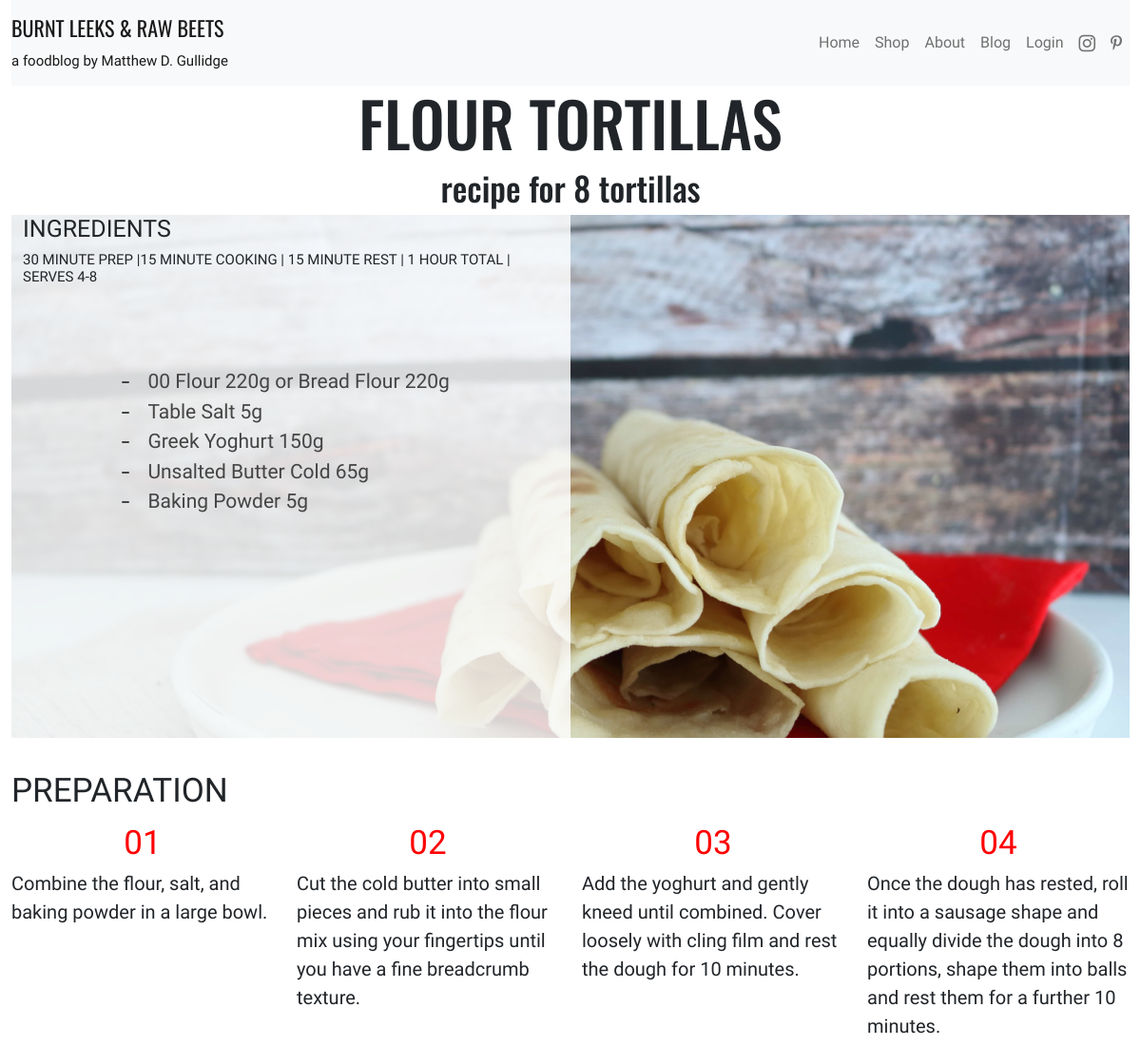
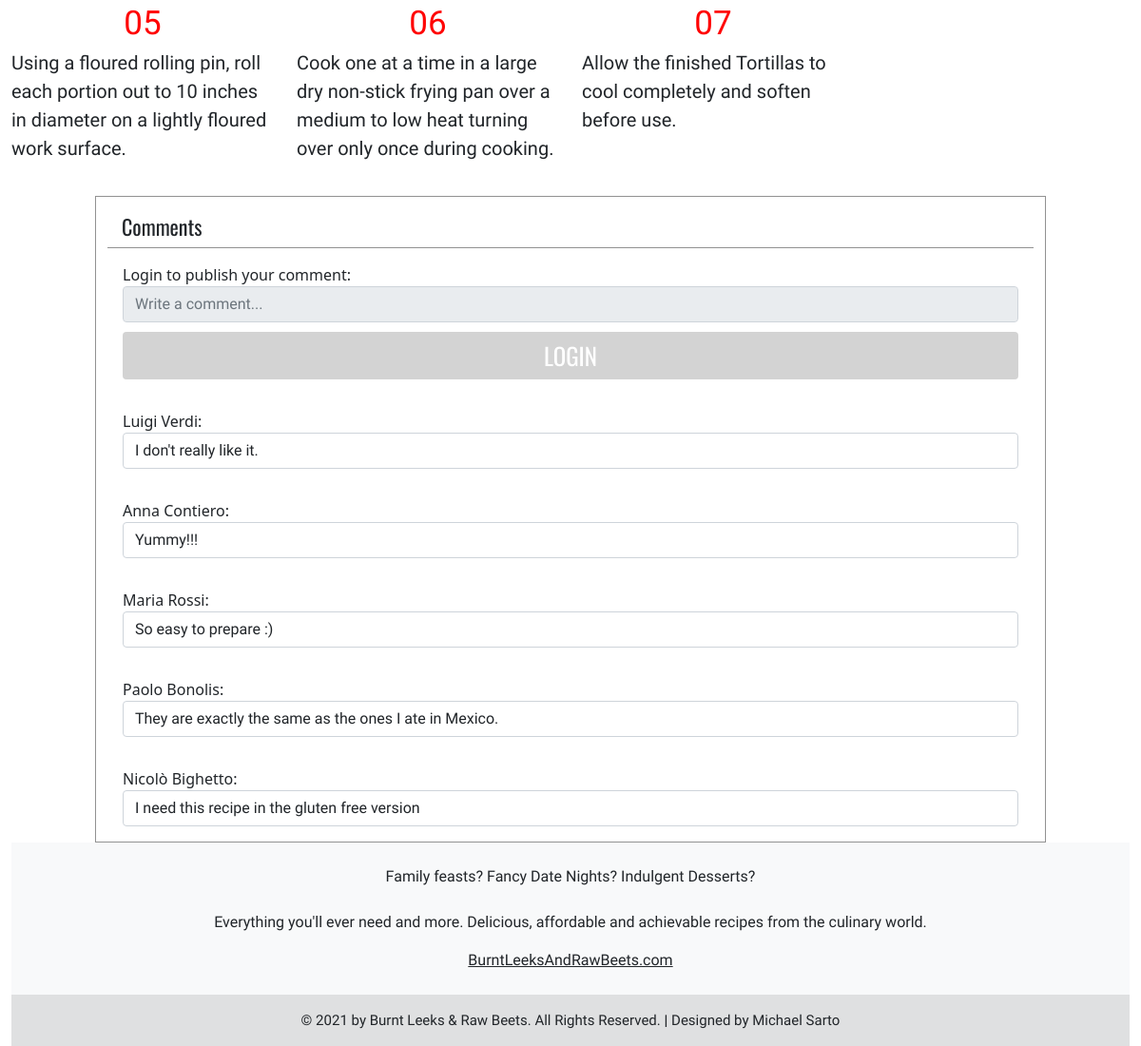
The page /recipe.php?recipe=2 on the database its author committed (2 pictures, top to bottom).
### tables this page shows
CREATE TABLE `recipes` (
  `IdRecipe` int(11) NOT NULL,
  `Title` varchar(255) DEFAULT NULL,
  `Preparation` text DEFAULT NULL,
  `State` tinyint(1) DEFAULT 1
);

CREATE TABLE `images` (
  `IdImage` int(11) NOT NULL,
  `Path` varchar(255) NOT NULL
);

CREATE TABLE `reviews` (
  `IdReview` int(11) NOT NULL,
  `Stars` int(11) NOT NULL,
  `Review` varchar(255) DEFAULT NULL,
  `IdUser` int(11) NOT NULL,
  `IdRecipe` int(11) NOT NULL
);

CREATE TABLE `users` (
  `IdUser` int(11) NOT NULL,
  `Name` varchar(255) DEFAULT NULL,
  `Surname` varchar(255) DEFAULT NULL,
  `Email` varchar(255) NOT NULL,
  `Password` varchar(255) NOT NULL,
  `Newsletter` tinyint(1) NOT NULL,
  `Category` int(11) NOT NULL
);

### DBHandler.php (called while the page is built, shortened)
<?php
class DBHandler
{
    private $db;
    public function getInstance()
    {
        return $this->db;
    }
    private function connect_database()
    {
        try {
            $connection_string = 'mysql:host=localhost;dbname=foodblog;charset=utf8';
            $connection_array = array(
                PDO::ATTR_ERRMODE => PDO::ERRMODE_EXCEPTION,
                PDO::ATTR_DEFAULT_FETCH_MODE => PDO::FETCH_ASSOC
            );
            $this->db = new PDO($connection_string, USER, PASSWORD, $connection_array);
        } catch (PDOException $e) {
            $this->db = null;
        }
    }
}

### DBHandlerObject.php (called while the page is built, shortened)
<?php
$dbh = new DBHandler();

### recipe.php (the view, shortened to what this page needs)
<!DOCTYPE html>
<html lang="en">
<head>
    <?php
    require_once("header.php");
    ?>
    <link rel="stylesheet" href="ingredients.css">
    <link rel="stylesheet" href="https://cdnjs.cloudflare.com/ajax/libs/rateYo/2.3.2/jquery.rateyo.min.css">
</head>
<body>
    <div class="container-fluid">
        <?php
        if (isset($_GET['recipe']) && is_numeric($_GET['recipe'])) {
            $stmt = $dbh->getInstance()->prepare("SELECT IdRecipe, Title, Preparation FROM recipes WHERE recipes.IdRecipe= :idRecipe");
            $stmt->bindParam(':idRecipe', $_GET['recipe']);
            $stmt->execute();
            $row = $stmt->fetch();
            $stmt2 = $dbh->getInstance()->prepare("SELECT images.Path from images INNER join recipesimages on recipesimages.IdImage=images.IdImage INNER join recipes on recipesimages.IdRecipe=recipes.IdRecipe WHERE recipesimages.IdRecipe=:idRecipe AND images.Path not like '%CUT%' ");
            $stmt2->bindParam(':idRecipe', $_GET['recipe']);
            $stmt2->execute();
            $row2 = $stmt2->fetch();
        } else {
            header('Location: blog.php');
        }
        require_once("navbar.php");
        echo '<header class="text-center logo">';
        echo '<h1 style="font-size: 65px">';
        $explode = explode(';', $row['Title']);
        $prepations = explode(';', $row['Preparation']);
        $title = $explode[0];
        $subtitle = $explode[1];
        echo $title . ' </h1>';
        echo '<h3 style="font-size: 35px">' . $subtitle . '</h3>';
        echo '</header>';
        ?>
        <div class="jumbotron" style="background-image:url('<?php echo $row2['Path']; ?>')!important">
            <div class="row">
                <div class="col-md-6 col-sm-6 col-lg-6 col-xs-12 half-image">
                    <h4 style="font-size: 25px" class="navbar-font">INGREDIENTS</h4>
                    <?php echo '<h5 style="font-size: 15px" class="navbar-font">' . $prepations[0] . '</h5>'; ?>
                    <div id="checklist" style="margin-left:10%; margin-top:10%">
                        <?php $stmt3 = $dbh->getInstance()->prepare("SELECT ingredients.IdIngredient,ingredients.Ingredient,recipesingredients.Quantity,ingredients.IdAlternative,measureunits.MeasureUnit FROM recipesingredients INNER JOIN recipes ON recipes.IdRecipe=recipesingredients.IdRecipe INNER JOIN ingredients ON ingredients.IdIngredient=recipesingredients.IdIngredient INNER JOIN measureunits ON measureunits.IdMeasureUnit=ingredients.IdMeasureUnit WHERE recipes.IdRecipe=:idRecipe");
                        $stmt3->bindParam(':idRecipe', $_GET['recipe']);
                        $stmt3->execute();
                        $id_alt = 0;
                        $listToPrint = array();
                        for ($cnt = $stmt3->rowCount(); $cnt > 0; --$cnt) {
                            $row3 = $stmt3->fetch();
                            if ($cnt == $stmt3->rowCount()) {
                                $toPrint  = $row3['Ingredient'] . ' ' . $row3['Quantity'] . $row3['MeasureUnit'];
                                $id_alt = (int) $row3['IdIngredient'];
                            } else if ($id_alt == $row3['IdAlternative']) {
                                $toPrint .= ' or ' . $row3['Ingredient'] . ' ' . $row3['Quantity'] . $row3['MeasureUnit'];
                                array_pop($listToPrint);
                                $listToPrint[] = $toPrint;
                                $toPrint = null;
                            } else {
                                $toPrint = $row3['Ingredient'] . ' ' . $row3['Quantity'] . $row3['MeasureUnit'];
                                $id_alt = (int) $row3['IdIngredient'];
                            }
                            if (isset($toPrint)) {
                                $listToPrint[] = $toPrint;
                            }
                        }
                        for ($cnt = 0; $cnt < sizeof($listToPrint); ++$cnt) {
                            echo ' <input id="' . $cnt . '" type="checkbox"  name="' . $cnt . '">';
                            echo '<label for="' . $cnt . '" class="text-justify navbar-font" style="font-size: 21px">' . $listToPrint[$cnt] . '</label>';
                        }
                        ?>
                    </div>
                </div>
            </div>
        </div>
        <section style="margin-top: 35px; margin-bottom: 35px;">
            <h4 style="font-size: 35px" class="navbar-font" style="margin-bottom:15px">PREPARATION</h4>
            <?php
            for ($cnt = 1; $cnt < sizeof($prepations); ++$cnt) {
                echo ' <div class="row"  style="margin-top: 5px; margin-bottom: 5px;">';
                if (isset($prepations[$cnt])) {
                    $number = mb_substr($prepations[$cnt], 0, 4);
                    $text = mb_substr($prepations[$cnt], 4);
                    echo '  <div class="col-lg-3 col-md-12 col-xs-12">
                <div class="prepartionNumber text-center sublogo error" style="font-size: 35px;">
                    ' . $number . ' <br>
                </div>
                <div class="preparationText navbar-font text-justify" style="font-size: 20px;">
                   ' . $text . '
                </div>
            </div>';
                }
                ++$cnt;
                if (isset($prepations[$cnt])) {
                    $number = substr($prepations[$cnt], 0, 4);
                    $text = substr($prepations[$cnt], 4);
                    echo '  <div class="col-lg-3 col-md-12 col-xs-12">
                <div class="prepartionNumber text-center sublogo error" style="font-size: 35px;">
                    ' . $number . ' <br>
                </div>
                <div class="preparationText navbar-font text-justify" style="font-size: 20px;">
                   ' . $text . '
                </div>
            </div>';
                }
                ++$cnt;
                if (isset($prepations[$cnt])) {
                    $number = substr($prepations[$cnt], 0, 4);
                    $text = substr($prepations[$cnt], 4);
                    echo '  <div class="col-lg-3 col-md-12 col-xs-12">
                <div class="prepartionNumber text-center sublogo error" style="font-size: 35px;">
                    ' . $number . ' <br>
                </div>
                <div class="preparationText navbar-font text-justify" style="font-size: 20px;">
                   ' . $text . '
                </div>
            </div>';
                }
                ++$cnt;
                if (isset($prepations[$cnt])) {
                    $number = substr($prepations[$cnt], 0, 4);
                    $text = substr($prepations[$cnt], 4);
                    echo '  <div class="col-lg-3 col-md-12 col-xs-12">
                    <div class="prepartionNumber text-center sublogo error" style="font-size: 35px;">
                        ' . $number . ' <br>
                    </div>
                    <div class="preparationText navbar-font text-justify" style="font-size: 20px;" >
                       ' . $text . '
                    </div>
                </div>';
                }
                echo ' </div>';
            }
            ?>
        </section>
        <?php
        require_once("reviews.php");
        require_once("footer.php"); ?>
    </div>
</body>
</html>

### reviews.php (shortened to what this page needs)
<section>
    <div class="row d-flex justify-content-center">
        <div class="col-10 borderReview" style="border-top-style: solid">
            <div class="logo" style="border-bottom-style: solid; border-color: #44444494 !important; border-width: 1px !important; padding: 15px; padding-bottom: 5px">
                Comments
            </div>
        </div>
    </div>
    <?php
    require_once('Header.php');
    if (isset($_SESSION['IdUser'])) {
        echo ' <div class="row d-flex justify-content-center">
                <div class="col-10  d-flex justify-content-center borderReview">
                    <form class="myform form" style="border: none;" action="' . (isset($_SERVER['HTTPS']) && $_SERVER['HTTPS'] === 'on' ? "https" : "http") . "://$_SERVER[HTTP_HOST]$_SERVER[REQUEST_URI]" . '" method="post">
                        <div>
                            <label for="rateYo">' . htmlentities($_SESSION['Name']) . ' publish your comment: </label><div id="rateYo" ></div>
                        </div>
                        <input type="hidden" id="hiddenRating" value="4" name="rating">
                        <div>
                            <input type="text"  class="form-control navbar-font" maxlength="255" name="content" placeholder="Write a comment...">
                            </div>
                                <input type="submit" name="submit" class="mybtn btn btn-block btn-primary logo" value="PUBLISH">
                    </form>
                </div>
            </div>';
    } else {
        echo ' <div class="row d-flex justify-content-center">
                <div class="col-10  d-flex justify-content-center borderReview">
                    <div class="myform form" style="border: none;" >
                        <div>
                            <label for="rateYo">Login to publish your comment: </label><div id="rateYo" data-rateyo-rating="4"></div>
                        </div>
                        <div>
                            <input type="text"  class="form-control navbar-font" maxlength="255" name="content" placeholder="Write a comment..." readonly>
                            </div>
                                <input type="button" name="submit" href="#" data-toggle="modal" data-target="#loginModal" class="mybtn btn btn-block btn-primary logo" value="LOGIN">
                    </div>
                </div>
            </div>';
    }
    $stmt4 = $dbh->getInstance()->prepare("SELECT users.IdUser, users.Name, users.Surname, reviews.Stars, reviews.Review, reviews.IdReview from reviews   INNER JOIN users on users.IdUser=reviews.IdUser  where reviews.IdRecipe=:idrecipe");
    $stmt4->bindParam('idrecipe', $row['IdRecipe']);
    $stmt4->execute();
    for ($cnt = 0; $stmt4->rowCount() > $cnt; ++$cnt) {
        $row4 = $stmt4->fetch();
        $name = $row4['Name'];
        $surname = $row4['Surname'];
        $stars = $row4['Stars'];
        $review = $row4['Review'];
        echo '<div class="row d-flex justify-content-center">
                <div class="col-10  d-flex justify-content-center borderReview">
                    <div class="myform form" style="border: none;">
                        ' . htmlentities($name) . ' ' . htmlentities($surname) . ': <div class="rateyo" data-rateyo-rating="' . $stars . '"></div>
                        <div class="form-control navbar-font" style="height: auto; width:auto">
                           ' . htmlentities($review);
        echo ' </div>
                    </div>
                </div>
            </div>';
    }
    ?>
    <div class="row d-flex justify-content-center">
        <div class="col-10  d-flex justify-content-center borderReview" style="border-bottom-style: solid;">
        </div>
    </div>
</section>

### style.css (style rules this page uses)
.logo { font-family: 'Oswald', sans-serif; font-size: 22px; }
.sublogo { font-family: 'Open Sans Condensed', sans-serif; font-size: 15px; }
.navbar-font { font-family: 'Lexend', sans-serif !important; }
.jumbotron { position: relative; overflow: hidden; height: 550px; padding: 100px 60px; margin: 0px; background-image: url('Images/strawberries.jpg'); background-size: cover; background-repeat: no-repeat; }
.half-image { height: 100%; position: absolute; top: 0; left: 0; background: rgba(255, 255, 255, 0.815); }
section .borderReview { border-right-style: solid; border-left-style: solid; border-color: #44444494 !important; border-width: 1px !important; }
.mybtn { border: none; background-color: lightgray; font-size: 25px; margin-top: 10px; padding-left: 20px; padding-right: 20px; }
.myform { position: relative; display: -ms-flexbox; display: flex; padding: 1rem; -ms-flex-direction: column; flex-direction: column; width: 100%; height: 100%; pointer-events: auto; background-color: #fff; background-clip: padding-box; border: 1px solid rgba(0, 0, 0, .2); border-radius: 1.1rem; outline: 0; }

### ingredients.css (style rules this page uses)
#checklist { --background: none; --text: #444444; --check: #444444; --disabled: #4d0000; --border-radius: 10px; background: var(--background); width: var(--width); height: var(--height); border-radius: var(--border-radius); position: relative; -webkit-box-shadow: none; box-shadow: none; padding: 30px 45px; display: -ms-grid; display: grid; -ms-grid-columns: 30px auto; grid-template-columns: 30px auto; -webkit-box-align: center; -ms-flex-align: center; align-items: center; }
#checklist label { color: var(--text); position: relative; cursor: pointer; display: -ms-grid; display: grid; -webkit-box-align: center; -ms-flex-align: center; align-items: center; width: -webkit-fit-content; width: -moz-fit-content; width: fit-content; -webkit-transition: color .3s ease; transition: color .3s ease; }
#checklist label::before, #checklist label::after { content: ""; position: absolute; }
#checklist label::before { height: 2px; width: 8px; left: -27px; background: var(--check); border-radius: 2px; -webkit-transition: background .3s ease; transition: background .3s ease; }
#checklist label:after { height: 4px; width: 4px; top: 8px; left: -25px; border-radius: 50%; }
#checklist input[type="checkbox"] { -webkit-appearance: none; -moz-appearance: none; position: relative; height: 15px; width: 15px; outline: none; border: 0; margin: 0 15px 0 0; cursor: pointer; background: var(--background); display: -ms-grid; display: grid; -webkit-box-align: center; -ms-flex-align: center; align-items: center; }
#checklist input[type="checkbox"]::before, #checklist input[type="checkbox"]::after { content: ""; position: absolute; height: 2px; top: auto; background: var(--check); border-radius: 2px; }
#checklist input[type="checkbox"]::before { width: 0px; right: 60%; -webkit-transform-origin: right bottom; transform-origin: right bottom; }
#checklist input[type="checkbox"]::after { width: 0px; left: 40%; -webkit-transform-origin: left bottom; transform-origin: left bottom; }

### loginStyle.css (style rules this page uses)
.error { color: #ff0000; }

### rows shown on the page
recipes: Title "FLOUR TORTILLAS", Title "recipe for 8 tortillas", Preparation "30 MINUTE PREP |15 MINUTE COOKING | 15 MINUTE REST | 1 HOUR TOTAL | SERVES 4-8", Preparation "01", Preparation "Combine the flour, salt, and baking powder in a large bowl.", Preparation "02", Preparation "Cut the cold butter into small pieces and rub it into the flour mix using your fingertips until you have a fine breadcrumb texture.", Preparation "03", Preparation "Add the yoghurt and gently kneed until combined. Cover loosely with cling film and rest the dough for 10 minutes.", Preparation "04", Preparation "Once the dough has rested, roll it into a sausage shape and equally divide the dough into 8 portions, shape them into balls and rest them for a further 10 minutes.", Preparation "05", Preparation "Using a floured rolling pin, roll each portion out to 10 inches in diameter on a lightly floured work surface.", Preparation "06", Preparation "Cook one at a time in a large dry non-stick frying pan over a medium to low heat turning over only once during cooking.", Preparation "07", Preparation "Allow the finished Tortillas to cool completely and soften before use."
images: Path (picture)
reviews: IdUser.Name "Luigi", IdUser.Surname "Verdi", Review "I don't really like it."
reviews: IdUser.Name "Anna", IdUser.Surname "Contiero", Review "Yummy!!!"
reviews: IdUser.Name "Maria", IdUser.Surname "Rossi", Review "So easy to prepare :)"
reviews: IdUser.Name "Paolo", IdUser.Surname "Bonolis", Review "They are exactly the same as the ones I ate in Mexico."
reviews: IdUser.Name "Nicolò", IdUser.Surname "Bighetto", Review "I need this recipe in the gluten free version"

### other values the page prints
$listToPrint[$cnt] "00 Flour 220g or Bread Flour 220g"
$listToPrint[$cnt] "Table Salt 5g"
$listToPrint[$cnt] "Greek Yoghurt 150g"
$listToPrint[$cnt] "Unsalted Butter Cold 65g"
$listToPrint[$cnt] "Baking Powder 5g"
